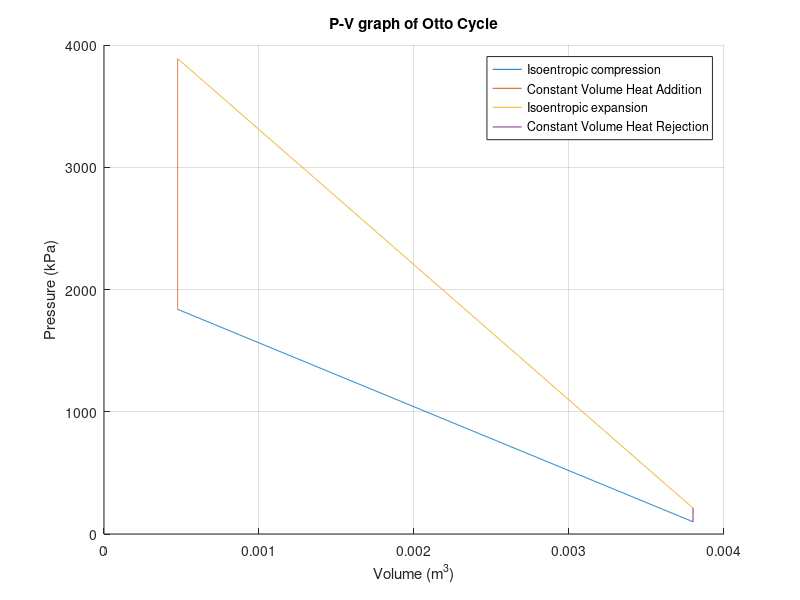

Source code (MATLAB):
M = 0.0287; % Molecular Weight of air
P1 = 100;
T1 = 273+30;
V1 = 0.0038;
r = 8; % Compression Ratio
T3 = 273+1200; % Peak Temperature
k = 1.4; % Gamma of Air
Cv = 0.718; % (kJ/kg-K)
Ru = 8.314;
m = P1*V1*M/(Ru*T1); % mass of air (kg)

% We know that the process 1 --> 2 is adiabatic, so: PV^k is constant and
% we know that the compression ratio r = V1/V2
V2 = V1/r;
P2 = P1*(r^k);
T2 = T1*(r^(k-1));
% The process 2 --> 3 happens at constant volume
V3 = V2;
P3 = P2/T2*T3;
% The process 3 --> 4 is adiabatic
V4 = V1;
P4 = P3*(V3/V4)^k;
T4 = T3*(V3/V4)^(k-1);
hold on;
figure (1)
plot(linspace(V1,V2,1000),linspace(P1,P2,1000));
plot(linspace(V2,V3,1000),linspace(P2,P3,1000));
plot(linspace(V3,V4,1000),linspace(P3,P4,1000));
plot(linspace(V4,V1,1000),linspace(P4,P1,1000));
legend("Isoentropic compression","Constant Volume Heat Addition","Isoentropic expansion","Constant Volume Heat Rejection")
title("P-V graph of Otto Cycle")
xlabel("Volume (m^3)")
ylabel("Pressure (kPa)")
grid on
hold off;

% The thermal efficiency can be calculated using r and k:
n = 1-(1/r^(k-1));
% Heat is rejecetd at a constant volume from 4 --> 1
Q_out = m*Cv*(T4-T1);
Q_in = m*Cv*(T3-T2);
W_net = Q_in-Q_out;
% MEP = W_net/(V1-V2) = W_net/(V1*(1-1/r))
mep = W_net/(V1*(1-1/r));

fprintf("Heat Rejected: %.4f kJ\n",Q_out);
fprintf("Net work output: %.4f kJ\n",W_net);
fprintf("Thermal Efficiency: %.4f kJ\n",n);
fprintf("Mean effective pressure: %.4f kPa\n",mep);